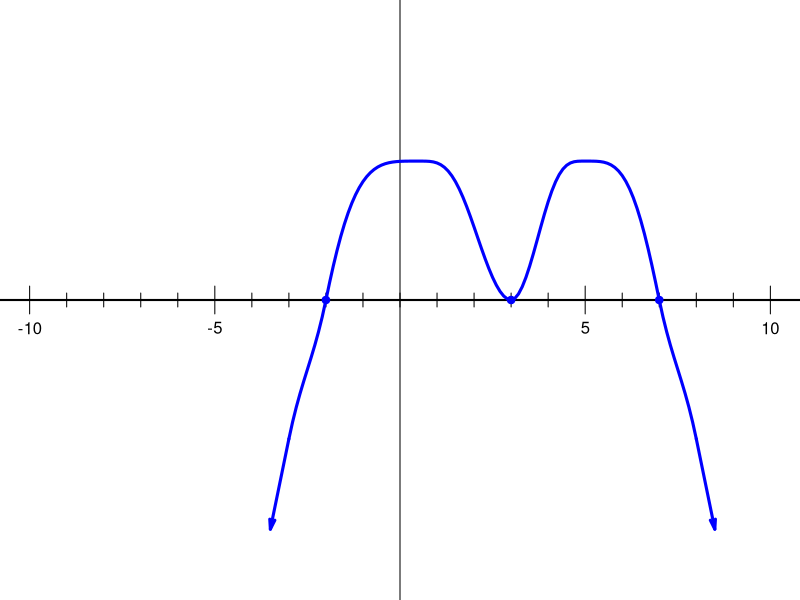
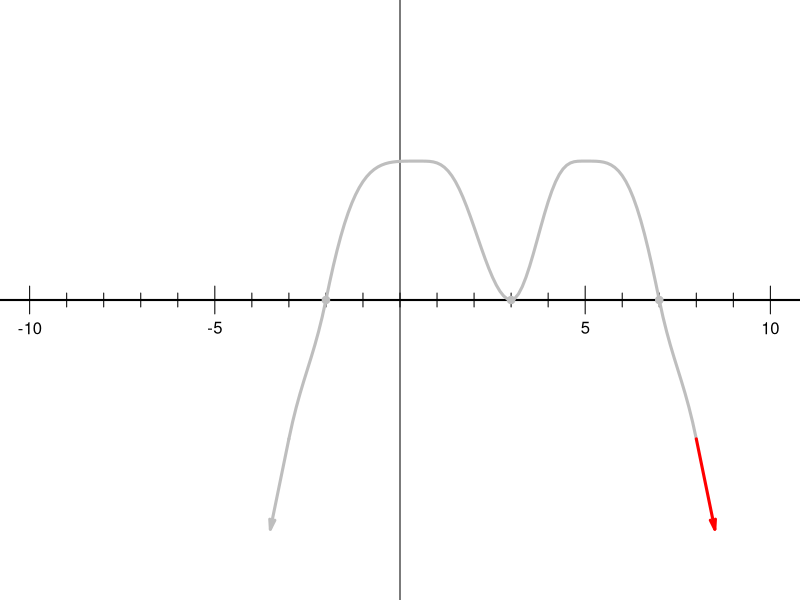

These figures' R source, in order:
## ---- chunk 1
n = sample(2:5,1)
while(T){
    root = sort(sample(1:8,n)*sample(c(-1,1),n,T))
    pows = sample(1:2,n,T)
    pow2 = sample(1:2,n,T)
    if(min(diff(root))>1 && max(diff(root))<7 && sum(pows==pow2)!=n && sum(pows)>n && sum(pows)<2*n){break}
}

a = sample(c(-1,1),1)
ord = sample(1:n)
rmix = root[ord]
pmix = pows[ord]
pmix2 = pow2[ord]

if(a==1){
    exp1 = paste0("(x+",-rmix,")^",pmix,collapse="")
    exp2 = paste0("(x+",-rmix,")^",pmix2,collapse="")
    exp3 = paste0("-",paste0("(x+",-rmix,")^",pmix,collapse=""))
    exp4 = paste0("-",paste0("(x+",-rmix,")^",pmix2,collapse=""))
    exp5 = paste0("(x+",-root,")^",pows,collapse="")
    exp6 = paste0("a",paste0("(x+",-root,")^",pows,collapse=""))
} else {
    exp1 = paste0("-",paste0("(x+",-rmix,")^",pmix,collapse=""))
    exp2 = paste0("-",paste0("(x+",-rmix,")^",pmix2,collapse=""))
    exp3 = paste0("(x+",-rmix,")^",pmix,collapse="")
    exp4 = paste0("(x+",-rmix,")^",pmix2,collapse="")
    exp5 = paste0("-",paste0("(x+",-root,")^",pows,collapse=""))
    exp6 = paste0("a",paste0("(x+",-root,")^",pows,collapse=""))
}
exp1 = gsub("+-","-",exp1,fixed=T)
exp2 = gsub("+-","-",exp2,fixed=T)
exp3 = gsub("+-","-",exp3,fixed=T)
exp4 = gsub("+-","-",exp4,fixed=T)
exp5 = gsub("+-","-",exp5,fixed=T)
exp6 = gsub("+-","-",exp6,fixed=T)

exp1 = gsub("^1","",exp1,fixed=T)
exp2 = gsub("^1","",exp2,fixed=T)
exp3 = gsub("^1","",exp3,fixed=T)
exp4 = gsub("^1","",exp4,fixed=T)
exp5 = gsub("^1","",exp5,fixed=T)
exp6 = gsub("^1","",exp6,fixed=T)

exps = sample(c(exp1,exp2,exp3,exp4))
al = paste0("* $y=",exps,"$",collapse="\n")
sol = paste0(1*(exps==exp1),collapse="")

## ---- chunk 2
par(mar=c(0,0,0,0))
plot(0,0,"n",axes=F,ann=F,xlim=c(-10,10),ylim=c(-2,2))
abline(v=0,lwd=1)
abline(h=0,lwd=2)
for(i in -10:10){
    if(i%%5==0 && i!=0){
        lines(c(i,i),c(-0.1,0.1))
        text(i,-0.2,i)
    } else {
        lines(c(i,i),c(-0.05,0.05))
    }
}
xs = root
fx = function(x,a,root,pows){
    b = a
    for(i in 1:length(root)){
        b = b*(x-root[i])^pows[i]
    }
    return(b)
}
xmid = c(xs[1]-1,(xs[2:n]+xs[1:(n-1)])/2,xs[n]+1)
sss = 1.3
xx = xmid[1]
yy = sign(fx(xmid[1],a,root,pows))
mm = -yy*sss
for(i in 1:n){
    xx = c(xx,xs[i])
    yy = c(yy,0)
    if(sign(fx(xs[i]-0.1,a,root,pows))==sign(fx(xs[i]+0.1,a,root,pows))){
        mm = c(mm,0)
    }
    if(sign(fx(xs[i]-0.1,a,root,pows))==-1 && sign(fx(xs[i]+0.1,a,root,pows))==1){
        mm = c(mm,sss)
    }
    if(sign(fx(xs[i]-0.1,a,root,pows))==1 && sign(fx(xs[i]+0.1,a,root,pows))==-1){
        mm = c(mm,-sss)
    }
    xx = c(xx,xmid[i+1])
    if(i<n){
        mm = c(mm,0)
        yy = c(yy,pi/2*sign(fx(xmid[i+1],a,root,pows)))
    } else {
        mm = c(mm,sign(a)*sss)
        yy = c(yy,sign(fx(xmid[i+1],a,root,pows)))
    }
}


xwave = seq(min(xs),max(xs),0.1)
sf = splinefunH(xx,yy,mm)
lines(xwave,sin(sf(xwave)),col="blue",lwd=3)
points(root,rep(0,n),pch=19,col="blue")
xlo = seq(min(xs)-1,min(xs),0.1)
lines(xlo,sf(xlo),col="blue",lwd=3)
xhi = seq(max(xs),max(xs)+1,0.1)
lines(xhi,sf(xhi),col="blue",lwd=3)

# lines(c(max(root),max(root)+2),c(0,2*a),col="blue",lwd=3)
# lines(c(min(root),min(root)-2),c(0,2*a*(-1)^n),col="blue",lwd=3)
arrows(xx[2*n+1],yy[2*n+1],xx[2*n+1]+0.5,yy[2*n+1]+0.5*sign(a)*sss,col="blue",lwd=3,length=0.1,angle=15)
arrows(xx[1],yy[1],xx[1]-0.5,yy[1]+0.5*sign(yy[1])*sss,col="blue",lwd=3,length=0.1,angle=15)

## ---- chunk 3
ss = paste0("$x+",-root,"$",collapse=" and ")
ss = gsub("+-","-",ss,fixed=T)
## ---- chunk 4
par(mar=c(0,0,0,0))
plot(0,0,"n",axes=F,ann=F,xlim=c(-10,10),ylim=c(-2,2))
abline(v=0,lwd=1)
abline(h=0,lwd=2)
for(i in -10:10){
    if(i%%5==0 && i!=0){
        lines(c(i,i),c(-0.1,0.1))
        text(i,-0.2,i)
    } else {
        lines(c(i,i),c(-0.05,0.05))
    }
}
xs = root
fx = function(x,a,root,pows){
    b = a
    for(i in 1:length(root)){
        b = b*(x-root[i])^pows[i]
    }
    return(b)
}
xmid = c(xs[1]-1,(xs[2:n]+xs[1:(n-1)])/2,xs[n]+1)
sss = 1.3
xx = xmid[1]
yy = sign(fx(xmid[1],a,root,pows))
mm = -yy*sss
for(i in 1:n){
    xx = c(xx,xs[i])
    yy = c(yy,0)
    if(sign(fx(xs[i]-0.1,a,root,pows))==sign(fx(xs[i]+0.1,a,root,pows))){
        mm = c(mm,0)
    }
    if(sign(fx(xs[i]-0.1,a,root,pows))==-1 && sign(fx(xs[i]+0.1,a,root,pows))==1){
        mm = c(mm,sss)
    }
    if(sign(fx(xs[i]-0.1,a,root,pows))==1 && sign(fx(xs[i]+0.1,a,root,pows))==-1){
        mm = c(mm,-sss)
    }
    xx = c(xx,xmid[i+1])
    if(i<n){
        mm = c(mm,0)
        yy = c(yy,pi/2*sign(fx(xmid[i+1],a,root,pows)))
    } else {
        mm = c(mm,sign(a)*sss)
        yy = c(yy,sign(fx(xmid[i+1],a,root,pows)))
    }
}


xwave = seq(min(xs),max(xs),0.1)
sf = splinefunH(xx,yy,mm)
lines(xwave,sin(sf(xwave)),col="grey",lwd=3)
points(root,rep(0,n),pch=19,col="grey")
xlo = seq(min(xs)-1,min(xs),0.1)
lines(xlo,sf(xlo),col="grey",lwd=3)
xhi = seq(max(xs),max(xs)+1,0.1)
lines(xhi,sf(xhi),col="grey",lwd=3)

# lines(c(max(root),max(root)+2),c(0,2*a),col="blue",lwd=3)
# lines(c(min(root),min(root)-2),c(0,2*a*(-1)^n),col="blue",lwd=3)
arrows(xx[2*n+1],yy[2*n+1],xx[2*n+1]+0.5,yy[2*n+1]+0.5*sign(a)*sss,col="red",lwd=3,length=0.1,angle=15)
arrows(xx[1],yy[1],xx[1]-0.5,yy[1]+0.5*sign(yy[1])*sss,col="grey",lwd=3,length=0.1,angle=15)

if(a>0){
    wrd1 = "up"
    wrd2 = "positive"
} else {
    wrd1 = "down"
    wrd2 = "negative"
}

## ---- chunk 5
if(exp5!=exp1){
    cat("And then, since multiplication is commutative, the factors can be written in any order. In this case, the correct answer is:")
    cat(paste0("\n\n$$y=",exp1,"$$"))
}
